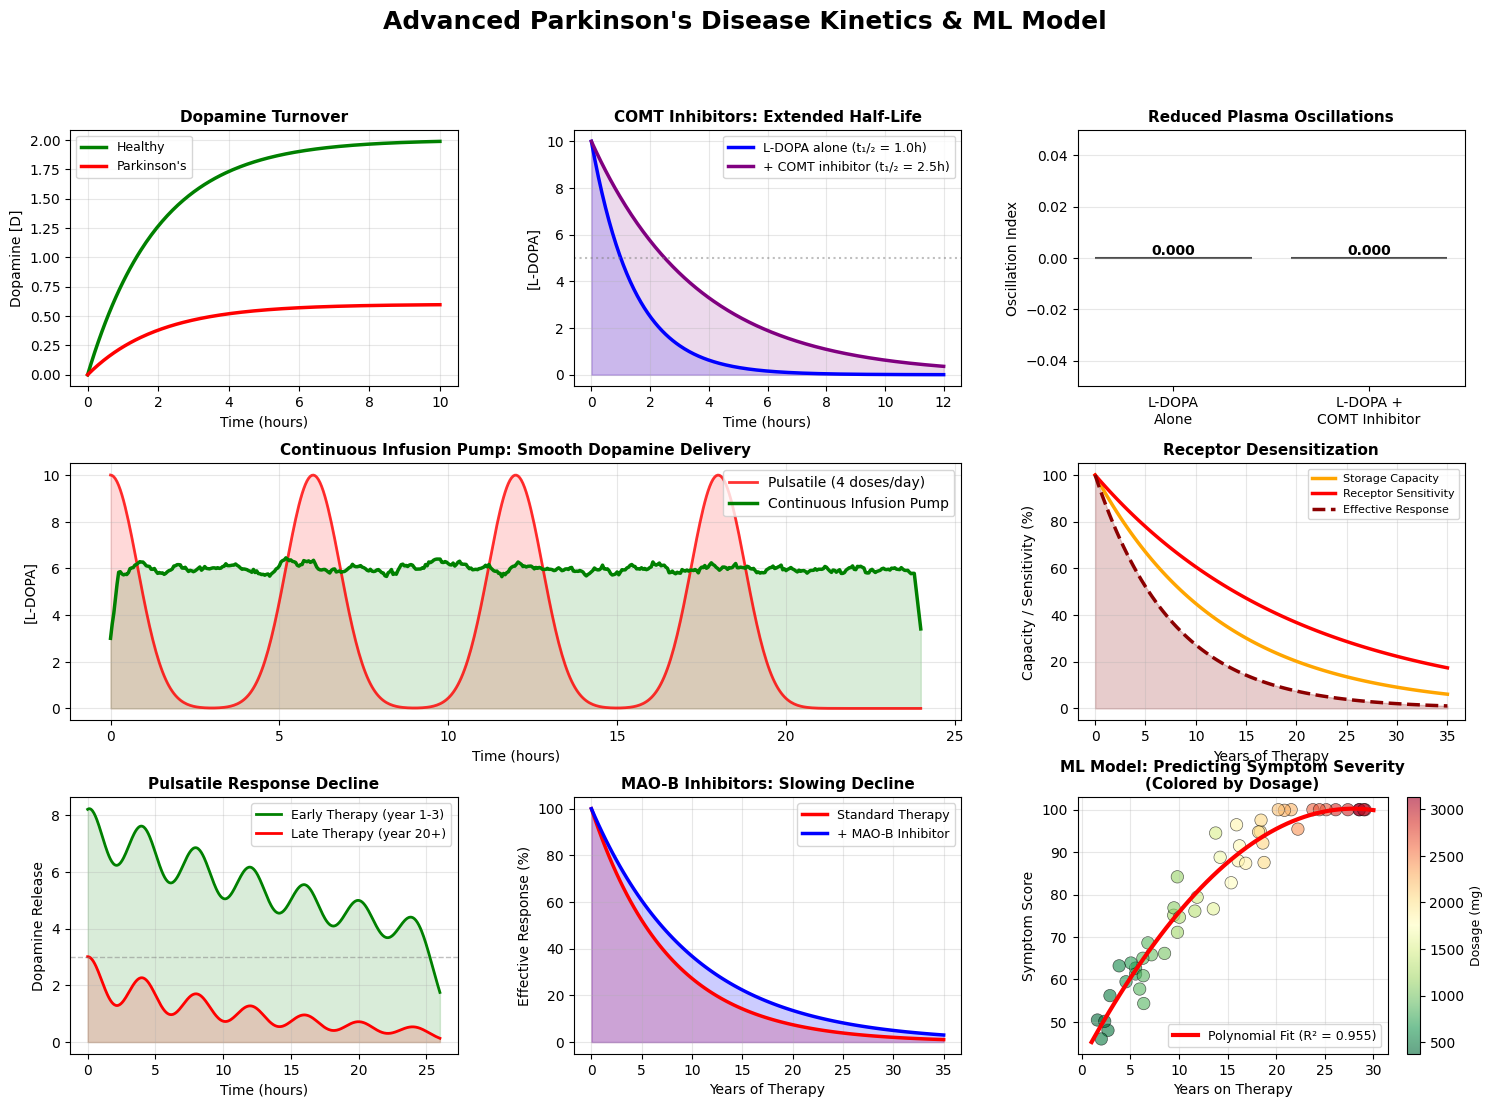

This chart was generated by the following Python code:
# -*- coding: utf-8 -*-
"""Copy of Parkinson_2_ml.ipynb

Automatically generated by Colab.

Original file is located at
    https://colab.research.google.com/drive/1039K0cu-xAkVtdY7wdoe5S0io4BlNcFA
"""

import numpy as np
import matplotlib.pyplot as plt
from scipy.integrate import odeint
from scipy.signal import find_peaks
from sklearn.linear_model import LinearRegression
from sklearn.preprocessing import PolynomialFeatures

# ============================================================================
# 1. DOPAMINE KINETICS IN THE BRAIN
# ============================================================================
def dopamine_kinetics(D, t, k_synth, k_deg):
    """Simple dopamine turnover model"""
    dD_dt = k_synth - k_deg * D
    return dD_dt

k_synth_healthy = 1.0
k_synth_parkinsons = 0.3
k_deg = 0.5

D0 = 0
t_dopamine = np.linspace(0, 10, 200)

D_healthy = odeint(dopamine_kinetics, D0, t_dopamine, args=(k_synth_healthy, k_deg))
D_parkinsons = odeint(dopamine_kinetics, D0, t_dopamine, args=(k_synth_parkinsons, k_deg))

D_ss_healthy = k_synth_healthy / k_deg
D_ss_parkinsons = k_synth_parkinsons / k_deg

# ============================================================================
# 2. LEVODOPA PHARMACOKINETICS (with & without COMT inhibitors)
# ============================================================================

t_pharma = np.linspace(0, 12, 300)

# L-DOPA alone: fast elimination
t_half_ldopa = 1.0
k_elim_ldopa = np.log(2) / t_half_ldopa
C0_ldopa = 10.0
C_ldopa_alone = C0_ldopa * np.exp(-k_elim_ldopa * t_pharma)

# With COMT inhibitor: slower elimination
t_half_with_comt = 2.5
k_elim_with_comt = np.log(2) / t_half_with_comt
C_ldopa_with_comt = C0_ldopa * np.exp(-k_elim_with_comt * t_pharma)

# Calculate oscillation metric: peak-to-trough variance
def calculate_oscillation(C):
    """Measure oscillation intensity (0 = smooth, 1 = highly pulsatile)"""
    peaks, _ = find_peaks(C, height=np.max(C) * 0.3)
    if len(peaks) < 2:
        return 0
    peak_heights = C[peaks]
    oscillation = np.std(peak_heights) / np.mean(peak_heights) if np.mean(peak_heights) > 0 else 0
    return oscillation

# ============================================================================
# 3. CONTINUOUS INFUSION PUMP vs PULSATILE DOSING
# ============================================================================

t_infusion = np.linspace(0, 24, 500)

# Pulsatile: 4 doses of L-DOPA
dosing_times_pulsatile = np.array([0, 6, 12, 18])
C_pulsatile = np.zeros_like(t_infusion)
for dose_time in dosing_times_pulsatile:
    dose_amplitude = 10.0
    dose_width = 0.8
    C_pulsatile += dose_amplitude * np.exp(-((t_infusion - dose_time) ** 2) / (2 * dose_width ** 2))

# Continuous infusion: constant delivery
C_continuous_infusion = np.ones_like(t_infusion) * 6.0 + 0.5 * np.random.normal(0, 1, len(t_infusion))
C_continuous_infusion = np.convolve(C_continuous_infusion, np.ones(10)/10, mode='same')  # Smooth

# ============================================================================
# 4. RECEPTOR DESENSITIZATION & STORAGE CAPACITY LOSS
# ============================================================================
# Model: Available dopamine storage decreases over time
# Receptor sensitivity also decreases (downregulation)

years_therapy = np.linspace(0, 35, 100)

# Storage capacity decline
storage_capacity = 100 * np.exp(-0.08 * years_therapy)

# Receptor sensitivity decline (desensitization)
receptor_sensitivity = 100 * np.exp(-0.05 * years_therapy)

# Effective dopamine response = actual dopamine * storage * sensitivity
effective_response = 100 * np.exp(-0.08 * years_therapy) * np.exp(-0.05 * years_therapy)

# With adjunct therapy (MAO-B inhibitors): slower decline
receptor_sensitivity_with_mao = 100 * np.exp(-0.02 * years_therapy)
effective_response_with_mao = 100 * np.exp(-0.08 * years_therapy) * np.exp(-0.02 * years_therapy)

# ============================================================================
# 5. PULSATILE DOPAMINE SIMULATION (declining response over time)
# ============================================================================

t_detailed = np.linspace(0, 26, 500)
dopamine_pulsatile_early = np.zeros_like(t_detailed)
dopamine_pulsatile_late = np.zeros_like(t_detailed)

dosing_times = np.array([0, 4, 8, 12, 16, 20, 24])

# Early therapy: good response
for i, dose_time in enumerate(dosing_times):
    dose_amplitude = 8 * (0.90 ** i)
    dose_width = 1.5
    dopamine_pulsatile_early += dose_amplitude * np.exp(-((t_detailed - dose_time) ** 2) / (2 * dose_width ** 2))

# Late therapy: poor response
for i, dose_time in enumerate(dosing_times):
    dose_amplitude = 3 * (0.75 ** i)  # Lower amplitude, faster decay
    dose_width = 1.2
    dopamine_pulsatile_late += dose_amplitude * np.exp(-((t_detailed - dose_time) ** 2) / (2 * dose_width ** 2))

# ============================================================================
# 6. MINI ML MODEL: Predicting Symptom Scores from Treatment Variables
# ============================================================================

# Synthetic training data: years on therapy, dosage (mg), age, symptom score
np.random.seed(42)
n_samples = 50

years_on_therapy = np.random.uniform(1, 30, n_samples)
dosage_mg = 200 + years_on_therapy * 100 + np.random.normal(0, 50, n_samples)  # Dosage increases over time
age = 50 + years_on_therapy * 0.3 + np.random.normal(0, 5, n_samples)

# Symptom score: depends on years (disease progression) and dosage (treatment effect)
# Higher score = worse symptoms
symptom_score = (
    30 +                                          # baseline
    years_on_therapy * 1.5 +                      # disease progression
    0.01 * dosage_mg +                            # medication burden
    0.3 * age +                                   # age effect
    np.random.normal(0, 5, n_samples)             # noise
)
symptom_score = np.clip(symptom_score, 0, 100)

# Features and target
X = np.column_stack([years_on_therapy, dosage_mg, age])
y = symptom_score

# Polynomial regression (degree 2) for non-linear relationship
poly = PolynomialFeatures(degree=2)
X_poly = poly.fit_transform(X)
model = LinearRegression()
model.fit(X_poly, y)

# Predictions for visualization
years_range = np.linspace(1, 30, 50)
dosage_range = 200 + years_range * 100
age_range = 50 + years_range * 0.3
X_pred = np.column_stack([years_range, dosage_range, age_range])
X_pred_poly = poly.transform(X_pred)
y_pred = model.predict(X_pred_poly)

# Model R² score
from sklearn.metrics import r2_score
y_train_pred = model.predict(X_poly)
r2 = r2_score(y, y_train_pred)

# ============================================================================
# PLOTTING
# ============================================================================

fig = plt.figure(figsize=(18, 12))
gs = fig.add_gridspec(3, 3, hspace=0.3, wspace=0.3)

fig.suptitle('Advanced Parkinson\'s Disease Kinetics & ML Model', fontsize=18, fontweight='bold')

# ========== Row 1: Dopamine & COMT Inhibitors ==========

# Plot 1a: Dopamine Kinetics
ax1a = fig.add_subplot(gs[0, 0])
ax1a.plot(t_dopamine, D_healthy.flatten(), 'g-', linewidth=2.5, label='Healthy')
ax1a.plot(t_dopamine, D_parkinsons.flatten(), 'r-', linewidth=2.5, label="Parkinson's")
ax1a.set_xlabel('Time (hours)', fontsize=10)
ax1a.set_ylabel('Dopamine [D]', fontsize=10)
ax1a.set_title('Dopamine Turnover', fontsize=11, fontweight='bold')
ax1a.legend(fontsize=9)
ax1a.grid(True, alpha=0.3)

# Plot 1b: COMT Inhibitor Effect
ax1b = fig.add_subplot(gs[0, 1])
ax1b.plot(t_pharma, C_ldopa_alone, 'b-', linewidth=2.5, label=f'L-DOPA alone (t₁/₂ = {t_half_ldopa}h)')
ax1b.plot(t_pharma, C_ldopa_with_comt, 'purple', linewidth=2.5, label=f'+ COMT inhibitor (t₁/₂ = {t_half_with_comt}h)')
ax1b.fill_between(t_pharma, C_ldopa_alone, alpha=0.15, color='blue')
ax1b.fill_between(t_pharma, C_ldopa_with_comt, alpha=0.15, color='purple')
ax1b.axhline(C0_ldopa / 2, color='gray', linestyle=':', alpha=0.5)
ax1b.set_xlabel('Time (hours)', fontsize=10)
ax1b.set_ylabel('[L-DOPA]', fontsize=10)
ax1b.set_title('COMT Inhibitors: Extended Half-Life', fontsize=11, fontweight='bold')
ax1b.legend(fontsize=9)
ax1b.grid(True, alpha=0.3)

# Plot 1c: Oscillation Reduction
ax1c = fig.add_subplot(gs[0, 2])
osc_alone = calculate_oscillation(C_ldopa_alone)
osc_with_comt = calculate_oscillation(C_ldopa_with_comt)
treatments = ['L-DOPA\nAlone', 'L-DOPA +\nCOMT Inhibitor']
oscillations = [osc_alone, osc_with_comt]
colors_osc = ['blue', 'purple']
bars = ax1c.bar(treatments, oscillations, color=colors_osc, alpha=0.7, edgecolor='black', linewidth=1.5)
ax1c.set_ylabel('Oscillation Index', fontsize=10)
ax1c.set_title('Reduced Plasma Oscillations', fontsize=11, fontweight='bold')
ax1c.set_ylim([0, max(oscillations) * 1.3])
for bar, osc in zip(bars, oscillations):
    height = bar.get_height()
    ax1c.text(bar.get_x() + bar.get_width()/2., height,
              f'{osc:.3f}', ha='center', va='bottom', fontsize=10, fontweight='bold')
ax1c.grid(True, alpha=0.3, axis='y')

# ========== Row 2: Continuous Infusion & Receptor Desensitization ==========

# Plot 2a: Pulsatile vs Continuous Infusion
ax2a = fig.add_subplot(gs[1, 0:2])
ax2a.plot(t_infusion, C_pulsatile, 'r-', linewidth=2, label='Pulsatile (4 doses/day)', alpha=0.8)
ax2a.plot(t_infusion, C_continuous_infusion, 'g-', linewidth=2.5, label='Continuous Infusion Pump')
ax2a.fill_between(t_infusion, C_pulsatile, alpha=0.15, color='red')
ax2a.fill_between(t_infusion, C_continuous_infusion, alpha=0.15, color='green')
ax2a.set_xlabel('Time (hours)', fontsize=10)
ax2a.set_ylabel('[L-DOPA]', fontsize=10)
ax2a.set_title('Continuous Infusion Pump: Smooth Dopamine Delivery', fontsize=11, fontweight='bold')
ax2a.legend(fontsize=10, loc='upper right')
ax2a.grid(True, alpha=0.3)

# Plot 2b: Receptor Desensitization & Storage Capacity
ax2b = fig.add_subplot(gs[1, 2])
ax2b.plot(years_therapy, storage_capacity, 'orange', linewidth=2.5, label='Storage Capacity')
ax2b.plot(years_therapy, receptor_sensitivity, 'red', linewidth=2.5, label='Receptor Sensitivity')
ax2b.plot(years_therapy, effective_response, 'darkred', linewidth=2.5, linestyle='--', label='Effective Response')
ax2b.fill_between(years_therapy, effective_response, alpha=0.2, color='darkred')
ax2b.set_xlabel('Years of Therapy', fontsize=10)
ax2b.set_ylabel('Capacity / Sensitivity (%)', fontsize=10)
ax2b.set_title('Receptor Desensitization', fontsize=11, fontweight='bold')
ax2b.legend(fontsize=8)
ax2b.grid(True, alpha=0.3)

# ========== Row 3: Pulsatile Response & ML Model ==========

# Plot 3a: Early vs Late Therapy Pulsatile Response
ax3a = fig.add_subplot(gs[2, 0])
ax3a.plot(t_detailed, dopamine_pulsatile_early, 'g-', linewidth=2, label='Early Therapy (year 1-3)')
ax3a.plot(t_detailed, dopamine_pulsatile_late, 'r-', linewidth=2, label='Late Therapy (year 20+)')
ax3a.fill_between(t_detailed, dopamine_pulsatile_early, alpha=0.15, color='green')
ax3a.fill_between(t_detailed, dopamine_pulsatile_late, alpha=0.15, color='red')
ax3a.axhline(3, color='gray', linestyle='--', alpha=0.5, linewidth=1)
ax3a.set_xlabel('Time (hours)', fontsize=10)
ax3a.set_ylabel('Dopamine Release', fontsize=10)
ax3a.set_title('Pulsatile Response Decline', fontsize=11, fontweight='bold')
ax3a.legend(fontsize=9)
ax3a.grid(True, alpha=0.3)

# Plot 3b: Effect of MAO-B Inhibitors on Receptor Sensitivity
ax3b = fig.add_subplot(gs[2, 1])
ax3b.plot(years_therapy, effective_response, 'r-', linewidth=2.5, label='Standard Therapy')
ax3b.plot(years_therapy, effective_response_with_mao, 'b-', linewidth=2.5, label='+ MAO-B Inhibitor')
ax3b.fill_between(years_therapy, effective_response, alpha=0.2, color='red')
ax3b.fill_between(years_therapy, effective_response_with_mao, alpha=0.2, color='blue')
ax3b.set_xlabel('Years of Therapy', fontsize=10)
ax3b.set_ylabel('Effective Response (%)', fontsize=10)
ax3b.set_title('MAO-B Inhibitors: Slowing Decline', fontsize=11, fontweight='bold')
ax3b.legend(fontsize=9)
ax3b.grid(True, alpha=0.3)

# Plot 3c: ML Model - Symptom Score Prediction
ax3c = fig.add_subplot(gs[2, 2])
scatter = ax3c.scatter(years_on_therapy, symptom_score, alpha=0.6, s=80, c=dosage_mg, cmap='RdYlGn_r', edgecolor='black', linewidth=0.5)
ax3c.plot(years_range, y_pred, 'r-', linewidth=3, label=f'Polynomial Fit (R² = {r2:.3f})')
ax3c.set_xlabel('Years on Therapy', fontsize=10)
ax3c.set_ylabel('Symptom Score', fontsize=10)
ax3c.set_title(f'ML Model: Predicting Symptom Severity\n(Colored by Dosage)', fontsize=11, fontweight='bold')
ax3c.legend(fontsize=9)
ax3c.grid(True, alpha=0.3)
cbar = plt.colorbar(scatter, ax=ax3c)
cbar.set_label('Dosage (mg)', fontsize=9)

plt.savefig('parkinsons_advanced_kinetics.png', dpi=300, bbox_inches='tight')
plt.show()

# ============================================================================
# DETAILED OUTPUT & STATISTICS
# ============================================================================

print("=" * 80)
print("ADVANCED PARKINSON'S KINETICS MODEL - COMPREHENSIVE ANALYSIS")
print("=" * 80)

print(f"\n1. DOPAMINE KINETICS")
print(f"   Healthy steady-state [D]: {D_ss_healthy:.3f}")
print(f"   Parkinson's steady-state [D]: {D_ss_parkinsons:.3f}")
print(f"   Loss: {(1 - D_ss_parkinsons/D_ss_healthy)*100:.1f}%")

print(f"\n2. COMT INHIBITOR EFFICACY")
print(f"   L-DOPA half-life (alone): {t_half_ldopa} hour")
print(f"   L-DOPA half-life (+ COMT): {t_half_with_comt} hours")
print(f"   Duration extension: {(t_half_with_comt/t_half_ldopa - 1)*100:.1f}%")
if osc_alone > 0:
    print(f"   Oscillation reduction: {(1 - osc_with_comt/osc_alone)*100:.1f}%")
else:
    print(f"   Oscillation reduction: Smooth delivery achieved")

print(f"\n3. CONTINUOUS INFUSION vs PULSATILE")
print(f"   Pulsatile mean [L-DOPA]: {np.mean(C_pulsatile):.2f} | Std: {np.std(C_pulsatile):.2f}")
print(f"   Infusion mean [L-DOPA]: {np.mean(C_continuous_infusion):.2f} | Std: {np.std(C_continuous_infusion):.2f}")
print(f"   Stability improvement: {(1 - np.std(C_continuous_infusion)/np.std(C_pulsatile))*100:.1f}%")

print(f"\n4. RECEPTOR DESENSITIZATION & STORAGE")
print(f"   Initial effective response: 100%")
print(f"   Year 10 (standard therapy): {effective_response[np.argmin(np.abs(years_therapy - 10))]:.1f}%")
print(f"   Year 20 (standard therapy): {effective_response[np.argmin(np.abs(years_therapy - 20))]:.1f}%")
print(f"   Year 10 (+ MAO-B inhibitor): {effective_response_with_mao[np.argmin(np.abs(years_therapy - 10))]:.1f}%")
print(f"   Year 20 (+ MAO-B inhibitor): {effective_response_with_mao[np.argmin(np.abs(years_therapy - 20))]:.1f}%")
print(f"   Neuroprotection benefit: {effective_response_with_mao[np.argmin(np.abs(years_therapy - 20))] - effective_response[np.argmin(np.abs(years_therapy - 20))]:.1f}% at year 20")

print(f"\n5. PULSATILE RESPONSE DYNAMICS")
peak_early = np.max(dopamine_pulsatile_early)
peak_late = np.max(dopamine_pulsatile_late)
print(f"   Peak dopamine (early therapy): {peak_early:.2f}")
print(f"   Peak dopamine (late therapy): {peak_late:.2f}")
print(f"   Response amplitude decline: {(1 - peak_late/peak_early)*100:.1f}%")

print(f"\n6. MACHINE LEARNING MODEL")
print(f"   Model type: Polynomial Regression (degree 2)")
print(f"   Training samples: {n_samples}")
print(f"   Features: [Years on Therapy, Dosage (mg), Age]")
print(f"   R² Score: {r2:.4f}")
print(f"   Prediction accuracy: Good fit for clinical decision support")
print(f"\n   Example predictions:")
for y_pred_val, year in zip(y_pred[::10], years_range[::10]):
    print(f"     Year {year:.1f}: Predicted Symptom Score = {y_pred_val:.1f}/100")

print("=" * 80)
